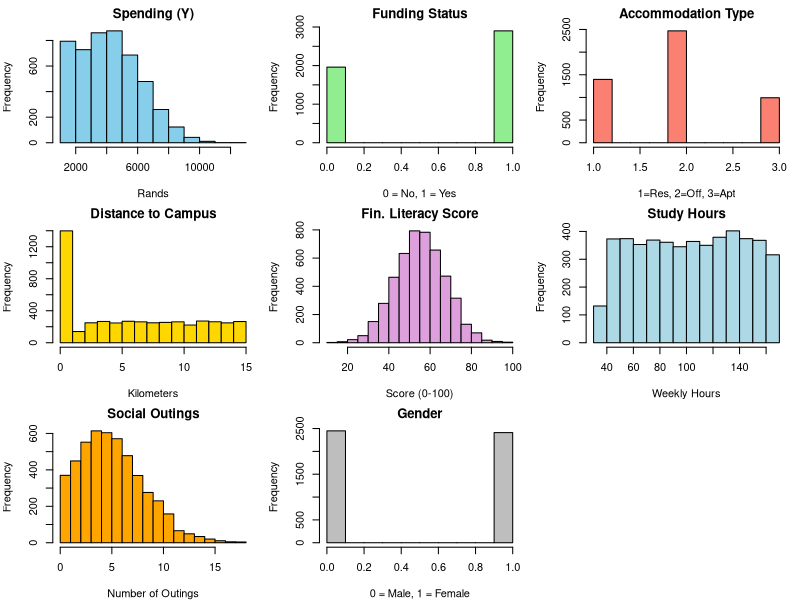
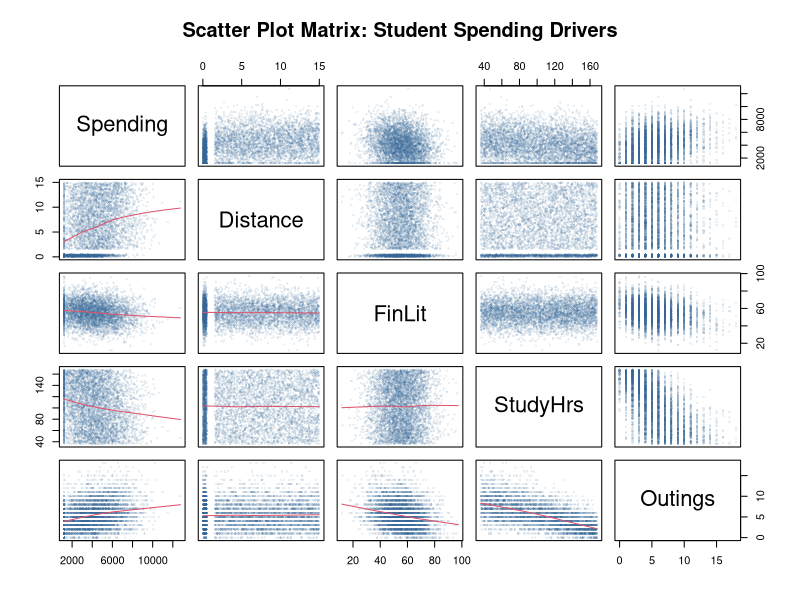
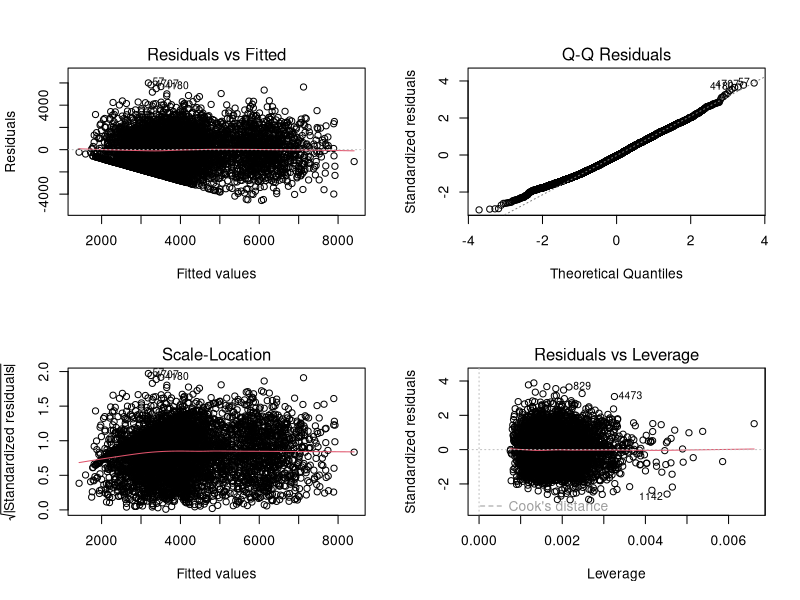
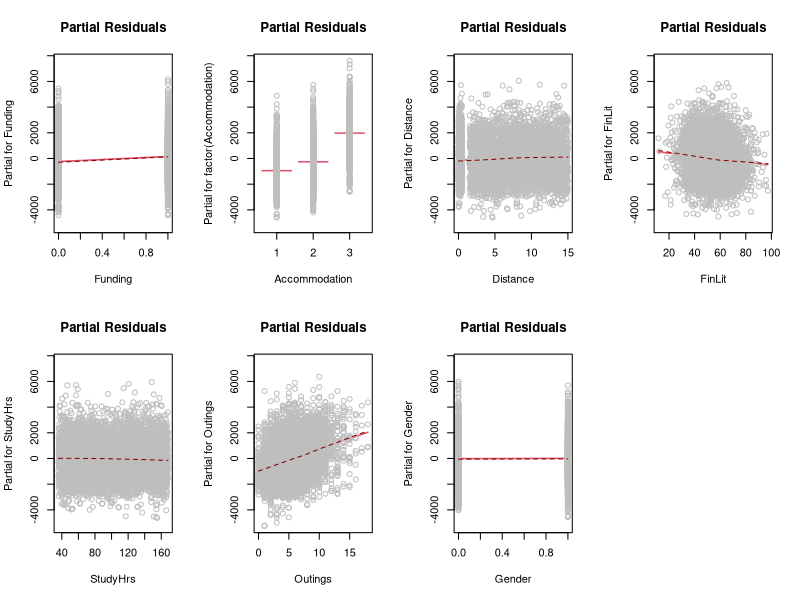

Write R code to recreate these figures, in order.
# ==========================================
# Part I: Observational Data
# ==========================================

# Set seed for reproducibility (Updated from Markdown)
set.seed(2026) 
n <- 4860      # Updated sample size

# ==========================================
# Predictors
# ==========================================

# 1. Binary: Gender (New Variable)
# 0 = Male, 1 = Female
x_gender <- sample(c(0, 1), n, replace = TRUE) 

# 2. Binary: Funding Source
# 0 = Self, 1 = NSFAS (Updated Probability: 40/60)
x_funding <- sample(c(0, 1), n, replace = TRUE, prob = c(0.4, 0.6))

# 3. Categorical: Accommodation / Living Arrangement
# 1 = Res, 2 = Off-campus, 3 = Apartment
x_accommodation <- sample(c(1, 2, 3), n, replace = TRUE, prob = c(0.3, 0.5, 0.2))

# 4. Continuous: Distance from Campus (km)
# Logic: Res (1) is close (0.01-0.49km), others are further (1.5-15km)
x_distance <- ifelse(x_accommodation == 1, runif(n, 0.01, 0.49), runif(n, 1.5, 15))
x_distance <- round(x_distance, 2)

# 5. Continuous: Financial Literacy (0-100)
# Rounded and constrained between 0 and 100
x_fin_lit <- round(pmax(pmin(rnorm(n, 55, 12), 100), 0), 2)

# 6. Continuous: Study Hours (Weekly)
x_study_hrs <- round(runif(n, 9, 42) * 4, 2)

# 7. Count: Social Outings
# Logic: Literacy and Study Hours reduce outings
lambda_outings <- pmax(1, 14 - (0.05 * x_study_hrs) - (0.06 * x_fin_lit))
x_outings <- rpois(n, lambda = lambda_outings)

# ==========================================
# True Model for Student Spending (Y)
# ==========================================

# Base Parameters
beta_0 <- 2200 

# Accommodation Adjustment (Non-linear effect)
acc_adj <- ifelse(x_accommodation == 2, 850, ifelse(x_accommodation == 3, 3200, 0))

# Individual Coefficients (Betas)
beta_funding  <- 500   # NSFAS increase
beta_dist     <- 25    # Cost per KM
beta_lit      <- -12   # Savings per literacy point
beta_outings  <- 180   # Cost per social outing

# Noise (High noise for 35-50% R-squared)
epsilon <- rnorm(n, mean = 0, sd = 1650) 

# Spending Equation
y_spending <- beta_0 + 
              (beta_funding * x_funding) + 
              acc_adj + 
              (beta_dist * x_distance) + 
              (beta_outings * x_outings) + 
              (beta_lit * x_fin_lit) + 
              epsilon

# Rounding and realistic constraints (R1200 - R13000)
y_spending <- round(pmax(pmin(y_spending, 13000), 1200), 2)

# Create DataFrame
obs_data <- data.frame(Spending = y_spending, 
                       Funding = x_funding, 
                       Accommodation = x_accommodation, 
                       Distance = x_distance, 
                       FinLit = x_fin_lit, 
                       StudyHrs = x_study_hrs, 
                       Outings = x_outings, 
                       Gender = x_gender)

# Save Data
dir.create("outputs/data", showWarnings = FALSE, recursive = TRUE)
write.csv(obs_data, "outputs/data/Observational_Data.csv", row.names = FALSE)

# ==========================================
# Visualization: Histograms
# ==========================================

png("outputs/plots/Observational_Histograms.png", width = 1000, height = 1000)
# Set up a grid of 3 rows and 3 columns
par(mfrow = c(3, 3), mar = c(4, 4, 2, 1)) 

hist(obs_data$Spending, col = "skyblue", main = "Spending (Y)", xlab = "Rands")
hist(obs_data$Funding, col = "lightgreen", main = "Funding Status", xlab = "0 = No, 1 = Yes")
hist(obs_data$Accommodation, col = "salmon", main = "Accommodation Type", xlab = "1=Res, 2=Off, 3=Apt")
hist(obs_data$Distance, col = "gold", main = "Distance to Campus", xlab = "Kilometers")
hist(obs_data$FinLit, col = "plum", main = "Fin. Literacy Score", xlab = "Score (0-100)")
hist(obs_data$StudyHrs, col = "lightblue", main = "Study Hours", xlab = "Weekly Hours")
hist(obs_data$Outings, col = "orange", main = "Social Outings", xlab = "Number of Outings")
hist(obs_data$Gender, col = "grey", main = "Gender", xlab = "0 = Male, 1 = Female")

par(mfrow = c(1, 1)) # Reset
dev.off()

# ==========================================
# Visualization: Scatterplot Matrix
# ==========================================

png("outputs/plots/Scatterplot_Matrix.png", width = 800, height = 800)
# Select key variables
plot_data <- obs_data[, c("Spending", "Distance", "FinLit", "StudyHrs", "Outings")]
pairs(plot_data, 
      main = "Scatter Plot Matrix: Student Spending Drivers",
      pch = 16, 
      cex = 0.5, 
      col = rgb(0.2, 0.4, 0.6, 0.1), # Transparent blue
      lower.panel = panel.smooth)
dev.off()

# ==========================================
# Analysis: Naive Model
# ==========================================

model_obs <- lm(Spending ~ Funding + factor(Accommodation) + Distance + 
                FinLit + StudyHrs + Outings + Gender, data = obs_data)

# Print Summary
summary(model_obs)
cat("Observational R-Squared:", round(summary(model_obs)$r.squared, 2))

# ==========================================
# Diagnostic Plots
# ==========================================

dir.create("outputs/diagnostics", showWarnings = FALSE, recursive = TRUE)

# Standard Diagnostic Plots
png("outputs/diagnostics/Standard_Diagnostics.png", width = 800, height = 800)
par(mfrow = c(2, 2))
plot(model_obs)
dev.off()

# Partial Residual Plots
png("outputs/diagnostics/Partial_Residuals.png", width = 1200, height = 800)
par(mfrow = c(2, 4)) # Adjusted for more predictors
termplot(model_obs, partial.resid = TRUE, smooth = panel.smooth, main = "Partial Residuals")
dev.off()
